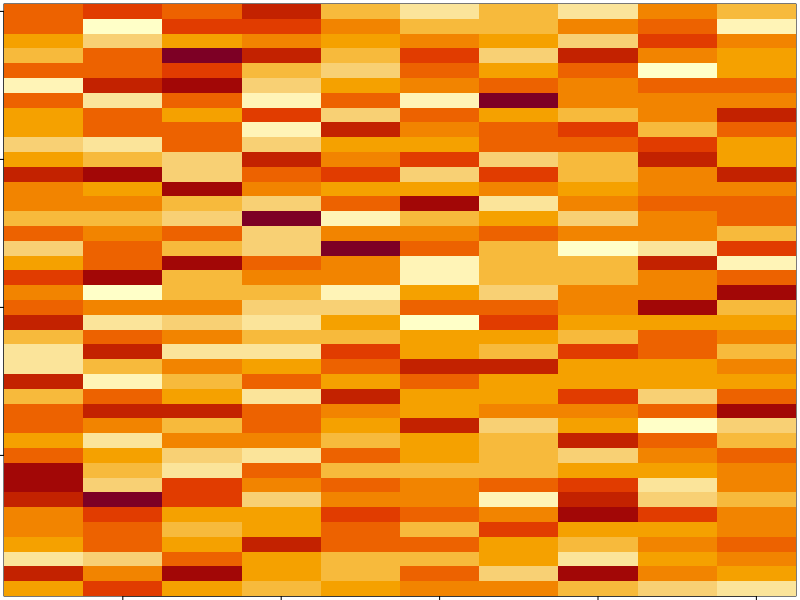
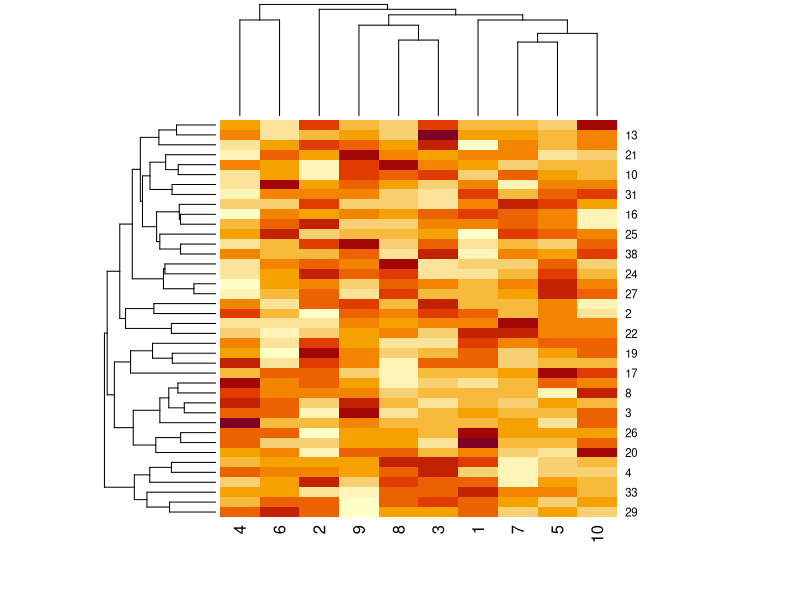
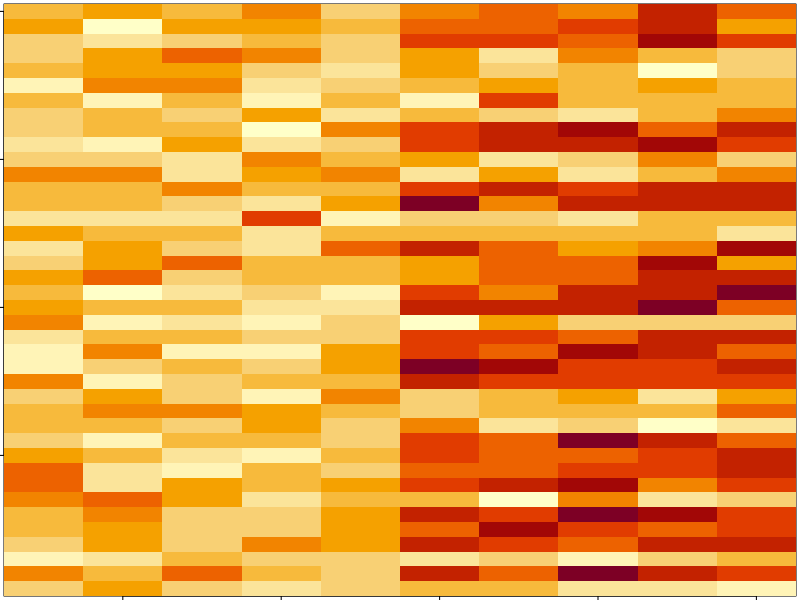
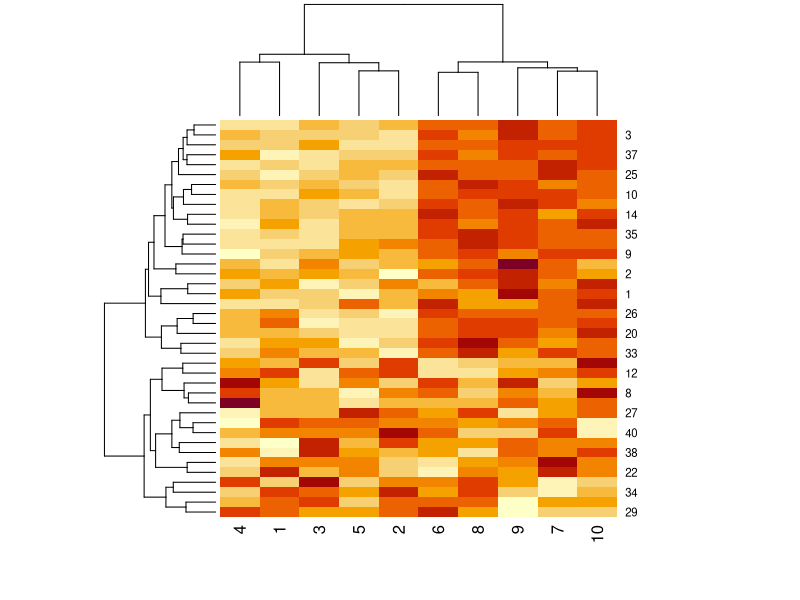

R code for these plots, in order:
library(ggplot2)

set.seed(12345)
help(par)
par(mar = rep(0.2,4))
data_Matrix <-matrix(rnorm(400), nrow = 40)
image(1:10, 1:40, t(data_Matrix)[,nrow(data_Matrix):1])
help(rep)
par(mar=rep(0.2,4))
heatmap(data_Matrix)
set.seed(678910)
for(i in 1:40){
  coin_Flip <- rbinom(1, size = 1, prob = 0.5)
  if(coin_Flip){
    data_Matrix[i, ] <- data_Matrix[i, ] + rep(c(0,3), each =5)
  }
}
par(mar= rep(0.2, 4))
image(1:10, 1:40, t(data_Matrix)[, nrow(data_Matrix):1])
heatmap(data_Matrix)
